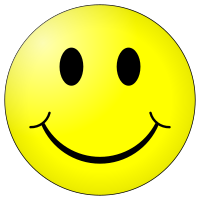
#> input picture mission12/akwardsmilyu.png, 200 x 200 px
$ python Q2Pillow.py
#> lines starting #> are read from the running program, lines starting #| are printed output that depends on the picture; pictures that were not available may be replaced by others from this repository, and a replacement may not be noted
from PIL import Image
import os
dir_path = os.path.dirname(os.path.realpath(__file__))
image_path = os.path.join(dir_path, "akwardsmilyu.png")
im = Image.open(image_path)
#> im is the input picture: PIL image 200x200 RGBA; mean R, G, B, A 162.7, 162.7, 21.4, 183
print(im.size)
#| (200, 200)


"""
Question 2
"""
size = (100,100)
im.thumbnail(size)
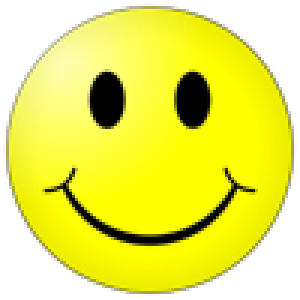
#> im: PIL image 100x100 RGBA (shown 3 times larger); mean R, G, B, A 163.7, 163.7, 21.7, 183; transparent parts drawn white
im.save( "thumbnail", "PNG")

#Verifie que le thumbnail est bien de 100 * 100
dir_path = os.path.dirname(os.path.realpath(__file__))
image_path = os.path.join(dir_path, "thumbnail")
im = Image.open(image_path)
print(im.size)
#| (200, 200)

"""
Qestion 3
"""
dir_path = os.path.dirname(os.path.realpath(__file__))
image_path = os.path.join(dir_path, "akwardsmilyu.png")
im1 = Image.open(image_path)
im2 = Image.open(image_path)
new_im = Image.new("RGBA", (400,200))
#> new_im: PIL image 400x200 RGBA; every value is 0
new_im.paste(im1)
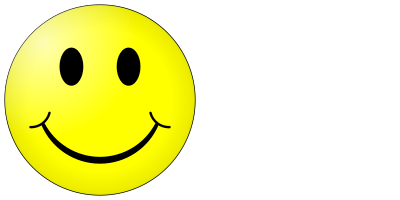
#> new_im: PIL image 400x200 RGBA; mean R, G, B, A 81.3, 81.3, 10.7, 91.5; transparent parts drawn white
new_im.paste(im1, (200,0)) #(200,0) = les coordonnées du coin supérieur droit. avec y dirigé vers le bas et x à droit
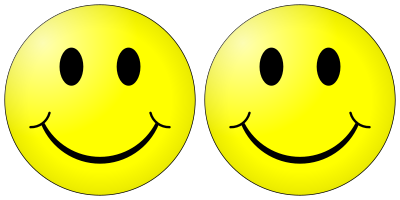
#> new_im: PIL image 400x200 RGBA; mean R, G, B, A 162.7, 162.7, 21.4, 183; transparent parts drawn white
new_im.save("TWOSMILE", "PNG")
im2.paste(im1,(200,200))
print(new_im.size)
#| (400, 200)
